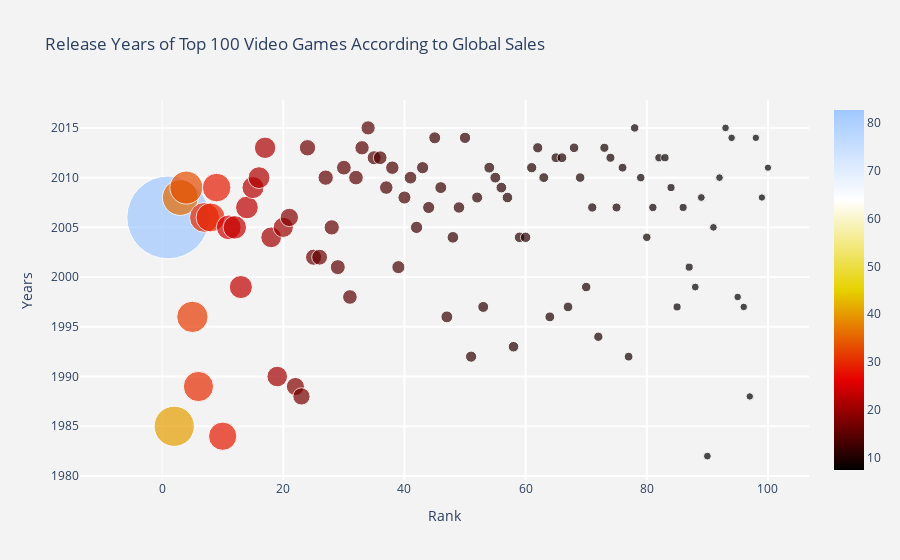

Notebook code for this chart:
### Code cell
fig={
    "data" : [
    {
        'x': df.Rank,
        'y': df.Year,
        'mode': 'markers',
        'marker': {
            "color":df.Global_Sales,
            'size': df.Global_Sales,
            'showscale': True,
            "colorscale":'Blackbody'
        },
        "text" :  "Name:"+ df.Name +","+" Publisher:" + df.Publisher
        
    },
],
"layout":
    {
    "title":"Release Years of Top 100 Video Games According to Global Sales",
    "xaxis":{
        "title":"Rank",
        "gridcolor":'rgb(255, 255, 255)',
        "zerolinewidth":1,
        "ticklen":5,
        "gridwidth":2,
    },
    "yaxis":{
        "title":'Years',
        "gridcolor":'rgb(255, 255, 255)',
        "zerolinewidth":1,
        "ticklen":5,
        "gridwidth":2,
    },
    
    "paper_bgcolor":'rgb(243, 243, 243)',
    "plot_bgcolor":'rgb(243, 243, 243)'
    }}

iplot(fig)

### Figure 1 — Plotly figure (JSON) as saved in the notebook; plotly's stock layout.template omitted (floating-point values rounded to 4 significant figures)
{"data": [{"marker": {"color": [82.74, 40.24, 35.82, 33, 31.37, 30.26, 30.01, 29.02, 28.62, 28.31, 24.76, 23.42, 23.1, 22.72, 22, 21.82, 21.4, 20.81, 20.61, 20.22, 18.36, 18.14, 17.28, 16.38, 16.15, 15.85, 15.32, 15.3, 14.98, 14.76, 14.64, 14.64, 14.35, 14.24, 14.03, 13.73, 13.51, 13.46, 13.1, 13.04, 12.73, 12.27, 12.21, 12.14, 11.98, 11.9, 11.89, 11.66, 11.52, 11.33, 11.18, 11.02, 10.95, 10.79, 10.77, 10.69, 10.57, 10.55, 10.49, 10.42, 10.26, 10.21, 9.88, 9.87, 9.82, 9.76, 9.72, 9.59, 9.52, 9.49, 9.32, 9.3, 9.2, 9.09, 9.02, 8.84, 8.76, 8.49, 8.49, 8.49, 8.42, 8.33, 8.24, 8.11, 8.09, 8.06, 8.05, 7.86, 7.84, 7.81, 7.72, 7.69, 7.67, 7.6, 7.6, 7.58, 7.46, 7.45, 7.37, 7.34], "colorscale": [[0, "rgb(0,0,0)"], [0.25, "rgb(230,0,0)"], [0.5, "rgb(230,210,0)"], [0.75, "rgb(255,255,255)"], [1, "rgb(160,200,255)"]], "showscale": true, "size": [82.74, 40.24, 35.82, 33, 31.37, 30.26, 30.01, 29.02, 28.62, 28.31, 24.76, 23.42, 23.1, 22.72, 22, 21.82, 21.4, 20.81, 20.61, 20.22, 18.36, 18.14, 17.28, 16.38, 16.15, 15.85, 15.32, 15.3, 14.98, 14.76, 14.64, 14.64, 14.35, 14.24, 14.03, 13.73, 13.51, 13.46, 13.1, 13.04, 12.73, 12.27, 12.21, 12.14, 11.98, 11.9, 11.89, 11.66, 11.52, 11.33, 11.18, 11.02, 10.95, 10.79, 10.77, 10.69, 10.57, 10.55, 10.49, 10.42, 10.26, 10.21, 9.88, 9.87, 9.82, 9.76, 9.72, 9.59, 9.52, 9.49, 9.32, 9.3, 9.2, 9.09, 9.02, 8.84, 8.76, 8.49, 8.49, 8.49, 8.42, 8.33, 8.24, 8.11, 8.09, 8.06, 8.05, 7.86, 7.84, 7.81, 7.72, 7.69, 7.67, 7.6, 7.6, 7.58, 7.46, 7.45, 7.37, 7.34]}, "mode": "markers", "text": ["Name:Wii Sports, Publisher:Nintendo", "Name:Super Mario Bros., Publisher:Nintendo", "Name:Mario Kart Wii, Publisher:Nintendo", "Name:Wii Sports Resort, Publisher:Nintendo", "Name:Pokemon Red/Pokemon Blue, Publisher:Nintendo", "Name:Tetris, Publisher:Nintendo", "Name:New Super Mario Bros., Publisher:Nintendo", "Name:Wii Play, Publisher:Nintendo", "Name:New Super Mario Bros. Wii, Publisher:Nintendo", "Name:Duck Hunt, Publisher:Nintendo", "Name:Nintendogs, Publisher:Nintendo", "Name:Mario Kart DS, Publisher:Nintendo", "Name:Pokemon Gold/Pokemon Silver, Publisher:Nintendo", "Name:Wii Fit, Publisher:Nintendo", "Name:Wii Fit Plus, Publisher:Nintendo", "Name:Kinect Adventures!, Publisher:Microsoft Game Studios", "Name:Grand Theft Auto V, Publisher:Take-Two Interactive", "Name:Grand Theft Auto: San Andreas, Publisher:Take-Two Interactive", "Name:Super Mario World, Publisher:Nintendo", "Name:Brain Age: Train Your Brain in Minutes a Day, Publisher:Nintendo", "Name:Pokemon Diamond/Pokemon Pearl, Publisher:Nintendo", "Name:Super Mario Land, Publisher:Nintendo", "Name:Super Mario Bros. 3, Publisher:Nintendo", "Name:Grand Theft Auto V, Publisher:Take-Two Interactive", "Name:Grand Theft Auto: Vice City, Publisher:Take-Two Interactive", "Name:Pokemon Ruby/Pokemon Sapphire, Publisher:Nintendo", "Name:Pokemon Black/Pokemon White, Publisher:Nintendo", "Name:Brain Age 2: More Training in Minutes a Day, Publisher:Nintendo", "Name:Gran Turismo 3: A-Spec, Publisher:Sony Computer Entertainment", "Name:Call of Duty: Modern Warfare 3, Publisher:Activision", "Name:Pokémon Yellow: Special Pikachu Edition, Publisher:Nintendo", "Name:Call of Duty: Black Ops, Publisher:Activision", "Name:Pokemon X/Pokemon Y, Publisher:Nintendo", "Name:Call of Duty: Black Ops 3, Publisher:Activision", "Name:Call of Duty: Black Ops II, Publisher:Activision", "Name:Call of Duty: Black Ops II, Publisher:Activision", "Name:Call of Duty: Modern Warfare 2, Publisher:Activision", "Name:Call of Duty: Modern Warfare 3, Publisher:Activision", "Name:Grand Theft Auto III, Publisher:Take-Two Interactive", "Name:Super Smash Bros. Brawl, Publisher:Nintendo", "Name:Call of Duty: Black Ops, Publisher:Activision", "Name:Animal Crossing: Wild World, Publisher:Nintendo", "Name:Mario Kart 7, Publisher:Nintendo", "Name:Halo 3, Publisher:Microsoft Game Studios", "Name:Grand Theft Auto V, Publisher:Take-Two Interactive", "Name:Pokemon HeartGold/Pokemon SoulSilver, Publisher:Nintendo", "Name:Super Mario 64, Publisher:Nintendo", "Name:Gran Turismo 4, Publisher:Sony Computer Entertainment", "Name:Super Mario Galaxy, Publisher:Nintendo", "Name:Pokemon Omega Ruby/Pokemon Alpha Sapphire, Publisher:Nintendo", "Name:Super Mario Land 2: 6 Golden Coins, Publisher:Nintendo", "Name:Grand Theft Auto IV, Publisher:Take-Two Interactive", "Name:Gran Turismo, Publisher:Sony Computer Entertainment", "Name:Super Mario 3D Land, Publisher:Nintendo", "Name:Gran Turismo 5, Publisher:Sony Computer Entertainment", "Name:Call of Duty: Modern Warfare 2, Publisher:Activision", "Name:Grand Theft Auto IV, Publisher:Take-Two Interactive", "Name:Super Mario All-Stars, Publisher:Nintendo", "Name:Pokemon FireRed/Pokemon LeafGreen, Publisher:Nintendo", "Name:Super Mario 64, Publisher:Nintendo", "Name:Just Dance 3, Publisher:Ubisoft", "Name:Call of Duty: Ghosts, Publisher:Activision", "Name:Halo: Reach, Publisher:Microsoft Game Studios", "Name:Mario Kart 64, Publisher:Nintendo", "Name:New Super Mario Bros. 2, Publisher:Nintendo", "Name:Halo 4, Publisher:Microsoft Game Studios", "Name:Final Fantasy VII, Publisher:Sony Computer Entertainment", "Name:Call of Duty: Ghosts, Publisher:Activision", "Name:Just Dance 2, Publisher:Ubisoft", "Name:Gran Turismo 2, Publisher:Sony Computer Entertainment", "Name:Call of Duty 4: Modern Warfare, Publisher:Activision", "Name:Donkey Kong Country, Publisher:Nintendo", "Name:Minecraft, Publisher:Microsoft Game Studios", "Name:Animal Crossing: New Leaf, Publisher:Nintendo", "Name:Mario Party DS, Publisher:Nintendo", "Name:The Elder Scrolls V: Skyrim, Publisher:Bethesda Softworks", "Name:Super Mario Kart, Publisher:Nintendo", "Name:FIFA 16, Publisher:Electronic Arts", "Name:Wii Party, Publisher:Nintendo", "Name:Halo 2, Publisher:Microsoft Game Studios", "Name:Mario Party 8, Publisher:Nintendo", "Name:Pokemon Black 2/Pokemon White 2, Publisher:Nintendo", "Name:FIFA Soccer 13, Publisher:Electronic Arts", "Name:The Sims 3, Publisher:Electronic Arts", "Name:GoldenEye 007, Publisher:Nintendo", "Name:Mario & Sonic at the Olympic Games, Publisher:Sega", "Name:Final Fantasy X, Publisher:Sony Computer Entertainment", "Name:Final Fantasy VIII, Publisher:SquareSoft", "Name:Pokémon Platinum Version, Publisher:Nintendo", "Name:Pac-Man, Publisher:Atari", "Name:Grand Theft Auto: Liberty City Stories, Publisher:Take-Two Interactive", "Name:Super Mario Galaxy 2, Publisher:Nintendo", "Name:Star Wars Battlefront (2015), Publisher:Electronic Arts", "Name:Call of Duty: Advanced Warfare, Publisher:Activision", "Name:The Legend of Zelda: Ocarina of Time, Publisher:Nintendo", "Name:Crash Bandicoot 2: Cortex Strikes Back, Publisher:Sony Computer Entertainment", "Name:Super Mario Bros. 2, Publisher:Nintendo", "Name:Super Smash Bros. for Wii U and 3DS, Publisher:Nintendo", "Name:Call of Duty: World at War, Publisher:Activision", "Name:Battlefield 3, Publisher:Electronic Arts"], "type": "scatter", "x": [1, 2, 3, 4, 5, 6, 7, 8, 9, 10, 11, 12, 13, 14, 15, 16, 17, 18, 19, 20, 21, 22, 23, 24, 25, 26, 27, 28, 29, 30, 31, 32, 33, 34, 35, 36, 37, 38, 39, 40, 41, 42, 43, 44, 45, 46, 47, 48, 49, 50, 51, 52, 53, 54, 55, 56, 57, 58, 59, 60, 61, 62, 63, 64, 65, 66, 67, 68, 69, 70, 71, 72, 73, 74, 75, 76, 77, 78, 79, 80, 81, 82, 83, 84, 85, 86, 87, 88, 89, 90, 91, 92, 93, 94, 95, 96, 97, 98, 99, 100], "y": [2006, 1985, 2008, 2009, 1996, 1989, 2006, 2006, 2009, 1984, 2005, 2005, 1999, 2007, 2009, 2010, 2013, 2004, 1990, 2005, 2006, 1989, 1988, 2013, 2002, 2002, 2010, 2005, 2001, 2011, 1998, 2010, 2013, 2015, 2012, 2012, 2009, 2011, 2001, 2008, 2010, 2005, 2011, 2007, 2014, 2009, 1996, 2004, 2007, 2014, 1992, 2008, 1997, 2011, 2010, 2009, 2008, 1993, 2004, 2004, 2011, 2013, 2010, 1996, 2012, 2012, 1997, 2013, 2010, 1999, 2007, 1994, 2013, 2012, 2007, 2011, 1992, 2015, 2010, 2004, 2007, 2012, 2012, 2009, 1997, 2007, 2001, 1999, 2008, 1982, 2005, 2010, 2015, 2014, 1998, 1997, 1988, 2014, 2008, 2011]}], "layout": {"paper_bgcolor": "rgb(243, 243, 243)", "plot_bgcolor": "rgb(243, 243, 243)", "title": {"text": "Release Years of Top 100 Video Games According to Global Sales"}, "xaxis": {"gridcolor": "rgb(255, 255, 255)", "gridwidth": 2, "ticklen": 5, "title": {"text": "Rank"}, "zerolinewidth": 1}, "yaxis": {"gridcolor": "rgb(255, 255, 255)", "gridwidth": 2, "ticklen": 5, "title": {"text": "Years"}, "zerolinewidth": 1}}}
